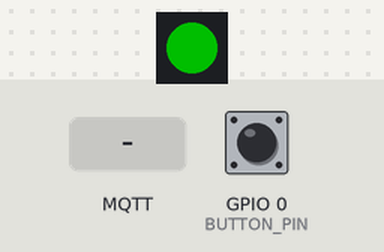
Bench run of a program on a simulated ESP32-S3. Shown: 1 RGB LEDs in strip order, left to right. The test bench sets the inputs (shaded band); at power-on: GPIO 0 (BUTTON_PIN) HIGH. Dim RGB values are drawn brighter than linear; WiFi joins after 1.5 s; servers stay silent unless stated; no MQTT or app messages arrive unless stated; what the program prints to the serial monitor is not drawn.

Above: at 2.6 s.
At 4.5 s:
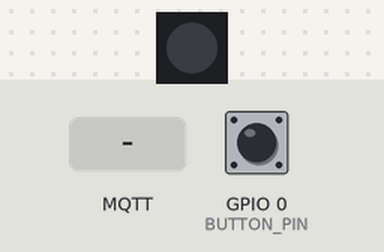
4.6 s: GPIO 0 (BUTTON_PIN) pulled LOW for 0.15 s
6.2 s: MQTT message "led_on" arrives on the first subscribed topic
7.7 s: MQTT message "0" arrives on the first subscribed topic
Timing chart, 0 to 10.7 s (numbered marks = the images above; inputs shaded):
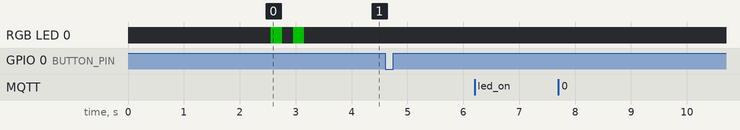

Measured:
- after the input at 4.6 s, every drawn part: stays the same
- after the input at 6.2 s, every drawn part: stays the same
- after the input at 7.7 s, every drawn part: stays the same

The program:

main.cpp
```cpp
#include <WiFi.h>
#include <PubSubClient.h>
#include <Adafruit_NeoPixel.h>
#include <ArduinoJson.h>

#define WIFI_SSID       "Ngoc Tan"
#define WIFI_PASS       "99999999"

#define MQTT_BROKER     "192.168.1.19"
#define MQTT_PORT       1883
#define MQTT_USERNAME   ""
#define MQTT_PASSWORD   ""

#define DEVICE_ID       "PTL-A001"

#define LED_PIN         48
#define LED_COUNT       1
#define BUTTON_PIN      0 // Test nút BOOT (active LOW)

#define HEARTBEAT_MS    5000

char topicCmd[64];     // ptl/device/PTL-A001/cmd
char topicEvent[64];   // ptl/device/PTL-A001/event
char topicStatus[64];  // ptl/device/PTL-A001/status

WiFiClient espClient;
PubSubClient mqtt(espClient);
Adafruit_NeoPixel strip(LED_COUNT, LED_PIN, NEO_GRB + NEO_KHZ800);

unsigned long lastHeartbeat = 0;
unsigned long lastDebounce = 0;
bool buttonPressed = false;
String currentTaskId = "";
bool ledActive = false;

uint32_t parseColor(const char* hex) {
    if (hex[0] == '#') hex++;
    long color = strtol(hex, NULL, 16);
    uint8_t r = (color >> 16) & 0xFF;
    uint8_t g = (color >> 8) & 0xFF;
    uint8_t b = color & 0xFF;
    return strip.Color(r, g, b);
}

void setLED(uint32_t color) {
    for (int i = 0; i < LED_COUNT; i++) {
        strip.setPixelColor(i, color);
    }
    strip.show();
}

void blinkLED(uint32_t color, int times, int delayMs) {
    for (int i = 0; i < times; i++) {
        setLED(color);
        delay(delayMs);
        setLED(0);
        delay(delayMs);
    }
}

void mqttCallback(char* topic, byte* payload, unsigned int length) {
    JsonDocument doc;
    DeserializationError err = deserializeJson(doc, payload, length);
    if (err) {
        Serial.printf("[MQTT] JSON parse error: %s\n", err.c_str());
        return;
    }

    const char* action = doc["action"] | "unknown";
    Serial.printf("[MQTT] ← %s | action=%s\n", topic, action);

    if (strcmp(action, "led_on") == 0) {
        const char* color = doc["color"] | "#00FF00";
        int quantity = doc["quantity"] | 0;
        const char* taskId = doc["task_id"] | "";

        currentTaskId = String(taskId);
        ledActive = true;

        // Bật LED theo màu
        uint32_t c = parseColor(color);
        setLED(c);

        Serial.printf("[LED] ON — color=%s, qty=%d, task=%s\n", color, quantity, taskId);
    } else if (strcmp(action, "led_off") == 0) {
        currentTaskId = "";
        ledActive = false;
        setLED(0);
        Serial.println("[LED] OFF");
    }
}


void connectWiFi() {
    Serial.printf("[WiFi] Connecting to %s", WIFI_SSID);
    WiFi.begin(WIFI_SSID, WIFI_PASS);
    while (WiFi.status() != WL_CONNECTED) {
        delay(500);
        Serial.print(".");
    }
    Serial.printf("\n[WiFi] Connected! IP: %s\n", WiFi.localIP().toString().c_str());
}

void connectMQTT() {
    mqtt.setServer(MQTT_BROKER, MQTT_PORT);
    mqtt.setCallback(mqttCallback);
    mqtt.setBufferSize(512);

    while (!mqtt.connected()) {
        Serial.printf("[MQTT] Connecting to %s:%d...\n", MQTT_BROKER, MQTT_PORT);

        String clientId = String("esp32-") + DEVICE_ID;
        bool ok;
        if (strlen(MQTT_USERNAME) > 0) {
            ok = mqtt.connect(clientId.c_str(), MQTT_USERNAME, MQTT_PASSWORD);
        } else {
            ok = mqtt.connect(clientId.c_str());
        }

        if (ok) {
            Serial.println("[MQTT] Connected!");
            // Subscribe to command topic
            mqtt.subscribe(topicCmd);
            Serial.printf("[MQTT] Subscribed: %s\n", topicCmd);

            // Blink xanh 2 lần = kết nối thành công
            blinkLED(strip.Color(0, 255, 0), 2, 200);
        } else {
            Serial.printf("[MQTT] Failed (rc=%d), retry in 5s...\n", mqtt.state());
            // Blink đỏ = lỗi
            blinkLED(strip.Color(255, 0, 0), 3, 150);
            delay(5000);
        }
    }
}

void handleButton() {
    bool state = digitalRead(BUTTON_PIN) == LOW;  // Active LOW

    if (state && !buttonPressed && (millis() - lastDebounce > 300)) {
        buttonPressed = true;
        lastDebounce = millis();

        if (ledActive && currentTaskId.length() > 0) {
            // Publish button_pressed event
            JsonDocument doc;
            doc["event"] = "button_pressed";
            doc["device_id"] = DEVICE_ID;
            doc["task_id"] = currentTaskId;
            doc["timestamp"] = millis();

            char buffer[256];
            serializeJson(doc, buffer);
            mqtt.publish(topicEvent, buffer);

            Serial.printf("[BTN] Pressed! → %s\n", topicEvent);

            // Blink nhanh = xác nhận đã gửi, chờ server gửi led_off
            uint32_t currentColor = strip.getPixelColor(0);
            setLED(0);
            delay(100);
            setLED(currentColor);
        } else {
            Serial.println("[BTN] Pressed but no active task");
        }
    }

    if (!state) {
        buttonPressed = false;
    }
}

void sendHeartbeat() {
    if (millis() - lastHeartbeat < HEARTBEAT_MS) return;
    lastHeartbeat = millis();

    JsonDocument doc;
    doc["event"] = "heartbeat";
    doc["device_id"] = DEVICE_ID;
    doc["uptime"] = millis() / 1000;
    doc["rssi"] = WiFi.RSSI();
    doc["free_heap"] = ESP.getFreeHeap();

    char buffer[256];
    serializeJson(doc, buffer);
    mqtt.publish(topicStatus, buffer);

    Serial.printf("[HB] → rssi=%d, heap=%d\n", WiFi.RSSI(), ESP.getFreeHeap());
}

void setup() {
    Serial.begin(115200);
    delay(1000);
    Serial.println("\n=== Pick-to-Light ESP32-S3 ===");
    Serial.printf("Device: %s\n", DEVICE_ID);

    snprintf(topicCmd,    sizeof(topicCmd),    "ptl/device/%s/cmd",    DEVICE_ID);
    snprintf(topicEvent,  sizeof(topicEvent),  "ptl/device/%s/event",  DEVICE_ID);
    snprintf(topicStatus, sizeof(topicStatus), "ptl/device/%s/status", DEVICE_ID);

    pinMode(BUTTON_PIN, INPUT_PULLUP);
    strip.begin();
    strip.setBrightness(80);
    strip.show();

    connectWiFi();
    connectMQTT();
}

void loop() {
    if (!mqtt.connected()) {
        connectMQTT();
    }
    mqtt.loop();

    handleButton();
    // sendHeartbeat();
}
```
